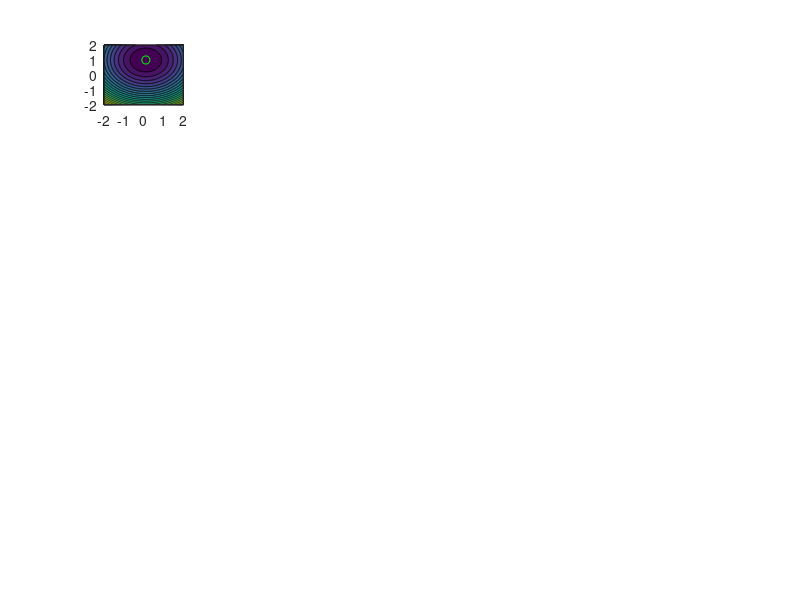

Source code (MATLAB): (Note: this script raises an error after producing the figure.)
% Test script of function:
%
% [xproj] = softThresholdingOperator(x,mu,varargin)
%
% Created: 05/27/2020 (mm/dd/yyyy)
% Author:   Fabien Momey
%           Laboratoire Hubert Curien UMR CNRS 5516,
%           Université Jean Monnet,
%           F-42000 Saint-Étienne,
%           France
%           fabien.momey@univ-st-etienne.fr
%
% Copyright (c) 2020, Fabien Momey
% All rights reserved.
% 
% Redistribution and use in source and binary forms, with or without
% modification, are permitted provided that the following conditions are met:
% 
% 1. Redistributions of source code must retain the above copyright notice, this
%    list of conditions and the following disclaimer.
% 
% 2. Redistributions in binary form must reproduce the above copyright notice,
%    this list of conditions and the following disclaimer in the documentation
%    and/or other materials provided with the distribution.
% 
% 3. Neither the name of the copyright holder nor the names of its
%    contributors may be used to endorse or promote products derived from
%    this software without specific prior written permission.
% 
% THIS SOFTWARE IS PROVIDED BY THE COPYRIGHT HOLDERS AND CONTRIBUTORS "AS IS"
% AND ANY EXPRESS OR IMPLIED WARRANTIES, INCLUDING, BUT NOT LIMITED TO, THE
% IMPLIED WARRANTIES OF MERCHANTABILITY AND FITNESS FOR A PARTICULAR PURPOSE ARE
% DISCLAIMED. IN NO EVENT SHALL THE COPYRIGHT HOLDER OR CONTRIBUTORS BE LIABLE
% FOR ANY DIRECT, INDIRECT, INCIDENTAL, SPECIAL, EXEMPLARY, OR CONSEQUENTIAL
% DAMAGES (INCLUDING, BUT NOT LIMITED TO, PROCUREMENT OF SUBSTITUTE GOODS OR
% SERVICES; LOSS OF USE, DATA, OR PROFITS; OR BUSINESS INTERRUPTION) HOWEVER
% CAUSED AND ON ANY THEORY OF LIABILITY, WHETHER IN CONTRACT, STRICT LIABILITY,
% OR TORT (INCLUDING NEGLIGENCE OR OTHERWISE) ARISING IN ANY WAY OUT OF THE USE
% OF THIS SOFTWARE, EVEN IF ADVISED OF THE POSSIBILITY OF SUCH DAMAGE.
%%%%%%%%%%%%%%%%%%%%%%%%%%%%%%%%%%%%%%%%%%%%%%%%%%%%%%%%%%%%%%%%%%%%%%%%%%%

clear all;
close all;
clc;

addpath(genpath('../.'));

%% Choose context parameters
flag_const = 0;
flag_cplx = true;
flag_separable = false;

%% Generate a random starting point
if (flag_cplx)
    x0 = randn(1,1) + 1i * randn(1,1);
    x0 = x0/abs(x0);
else
    x0 = 0.5+randn(1,1);
end

%% Generate a vector of hyperparameters mu
mu = 0:0.1:2;
nmu = length(mu);

%% Mapping criterion space
N = 512;
x = 4*(0:N-1)/(N-1)-2;

subplotsize = ceil(sqrt(nmu));
figure(1); hold on;
if (flag_cplx)
    [X,Y] = meshgrid(x,x);
    for k=1:nmu
        Crit = 0.5*((X-real(x0)).^2 + (Y-imag(x0)).^2);
        if (~flag_separable)
            Crit = Crit + mu(k)*sqrt(X.^2+Y.^2);
        else
            Crit = Crit + mu(k)*(abs(X) + abs(Y));
        end
        subplot(subplotsize,subplotsize,k); contourf(X,Y,Crit,20); axis xy; hold on;
        plot(real(x0),imag(x0),'og');
        %% Apply soft-thresholding
        xproj=softThresholdingOperator(x0,mu(k),flag_const,flag_cplx,flag_separable);
        plot(real(xproj),imag(xproj),'*r');
        clear Crit xproj;
    end
else
    for k=1:nmu
        Crit = 0.5*(x-x0).^2 + mu(k)*abs(x);
        maxCrit = max(Crit(:));
        subplot(subplotsize,subplotsize,k); plot(x,Crit,'-b'); hold on;
        plot([x0,x0],[0,maxCrit],'--g');
        %% Apply soft-thresholding
        xproj=softThresholdingOperator(x0,mu(k),flag_const);
        plot([xproj,xproj],[0,maxCrit],'--r');
        clear Crit xproj;
    end
end


